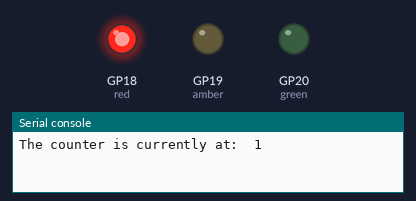
Recording of a program running on a simulated Raspberry Pi Pico running MicroPython. On the bench: output pins drawn as LEDs (lit = HIGH), the last lines printed to the serial console. At 15.0 s the program stops and its outputs stay as they are.

Above: at 0.2 s.
At 0.7 s:
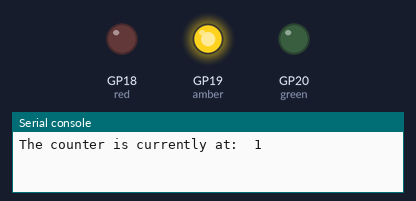
At 2.7 s:
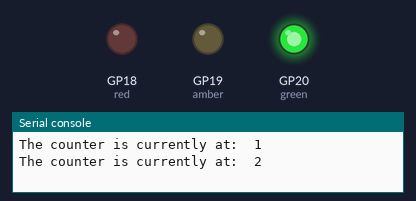
Timing chart, 0 to 3.5 s (numbered marks = the images above):
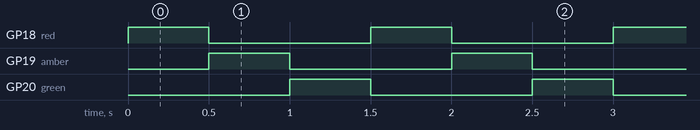

The program:

Basic_External_LED_Control__MicroPython_.py
```python
# Basic External LED - Raspberry Pi Pico H (MicroPython)
# A basic introduction to controlling external LEDs using the Pi Pico H with MicroPython
# making a blinking traffic light pattern
# Made with the instruction of Day 2 of the "12 Projects Of Codemas" by Pi Hut

from machine import Pin # imports pins for use
import time # imports time module

red = Pin(18, Pin.OUT) # initialises pin 18 for output
amber = Pin(19, Pin.OUT) # initialises pin 19 for output
green = Pin(20, Pin.OUT) # initialises pin 20 for output

counter = 1 # declares "counter" with value of 1

while counter <= 10: # while counter is less than or equal to 10

    print("The counter is currently at: ", counter) # prints current count to shell

    # Red LED On
    red.value(1) # turns red LED on
    amber.value(0) # amber LED off
    green.value(0) # green LED off

    time.sleep(0.5) # waits 0.5 seconds

    # Amber LED On
    red.value(0) # red LED off
    amber.value(1) # turns amber LED on
    green.value(0) # green LED off

    time.sleep(0.5) # wait 0.5 seconds

    # Green LED On
    red.value(0) # red off
    amber.value(0) # amber off
    green.value(1) # turns green LED on

    time.sleep(0.5) # wait 0.5 seconds

    counter += 1 # increment counter by 1

# turns all LEDs off at end of loop
red.value(0)
amber.value(0)
green.value(0)
```

Measured:
- by itself, GP18 (red), GP19 (amber): alternates HIGH for 0.50 s and LOW for 1.0 s, 20 changes in all, then stays LOW
- by itself, GP20 (green): alternates HIGH for 0.50 s and LOW for 1.0 s
